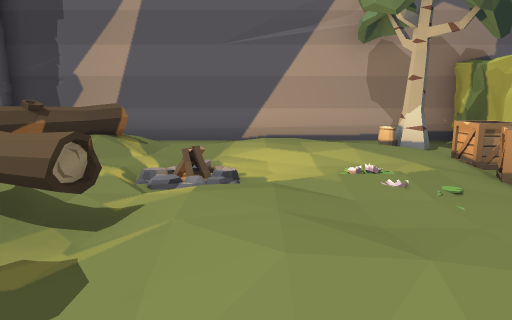
view 1 (above)

24 first-person views from a walk through a Unity game level. The camera is 1.2 m above the floor, tilts 10° down and sees 70° across. The floor is counted in squares, 1 m on a side. Each view is taken from the middle of a square. On the plan, view 1 faces up. The plan holds only what a view shows up to about 15 squares ahead; the rest is blank. The place goes on beyond the plan. The player character is not drawn.

view 2
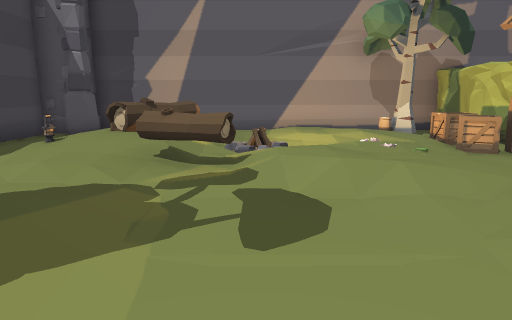

view 3
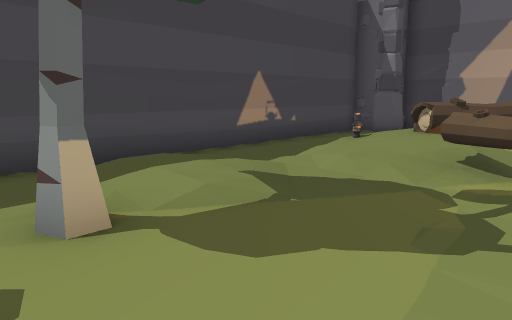

view 4
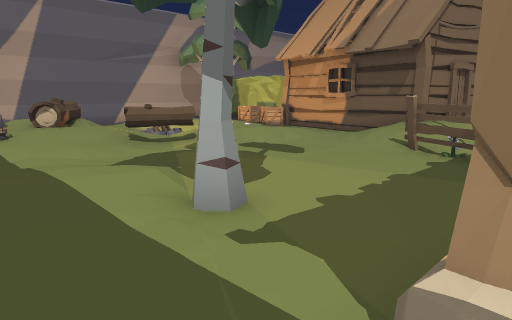

view 5
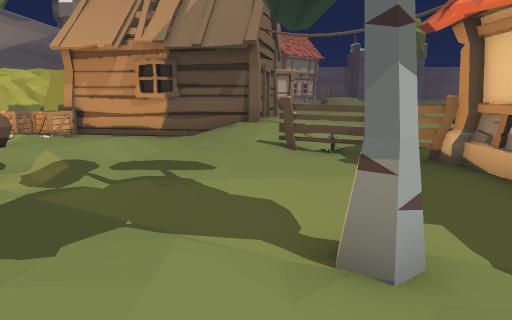

view 6
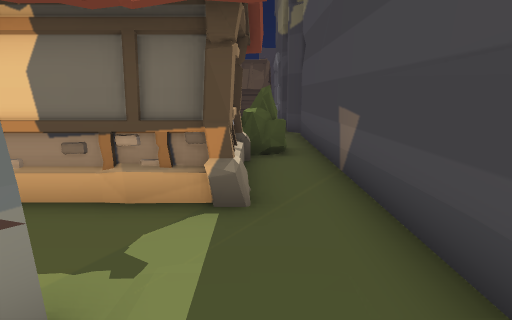

view 7
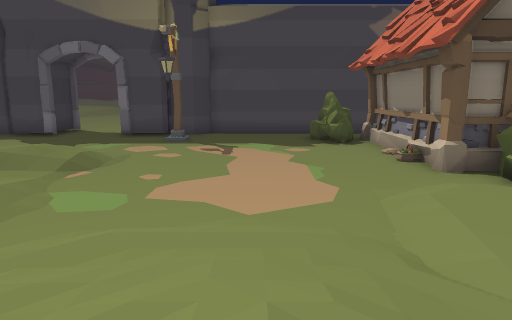

view 8
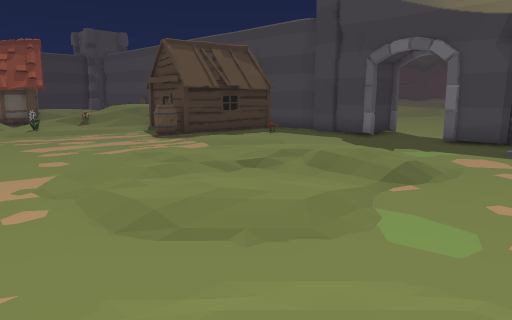

view 9
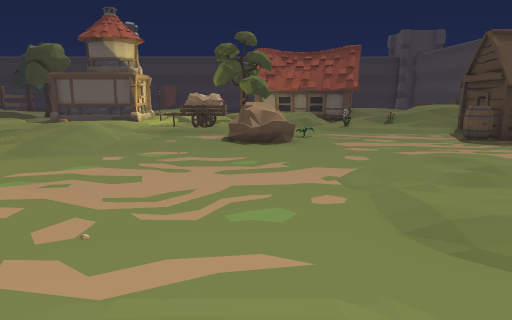

view 10
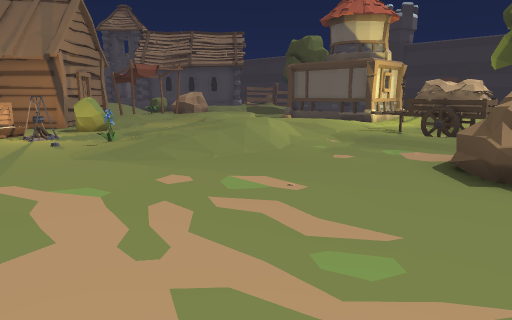

view 11
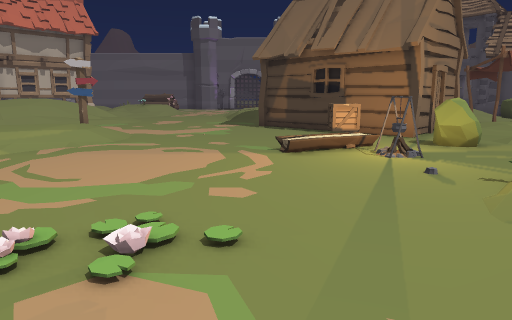

view 12
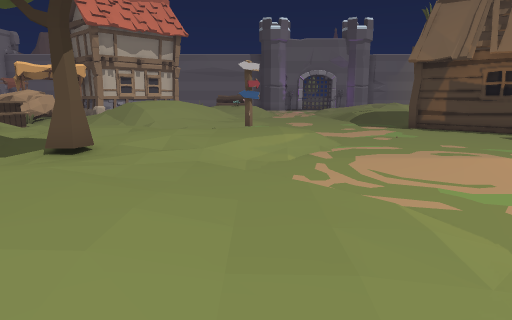

view 13
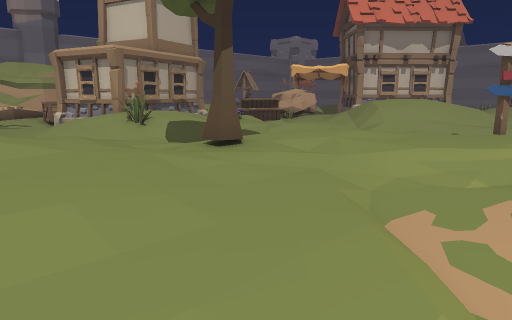

view 14
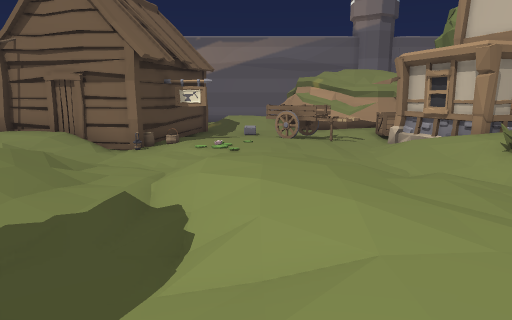

view 15
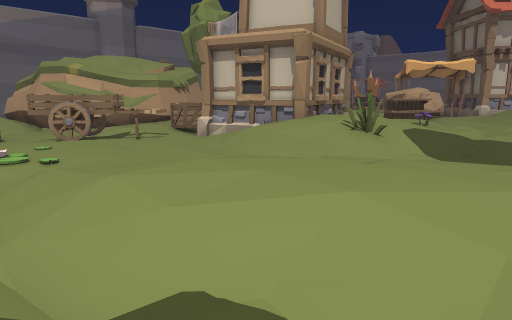

view 16
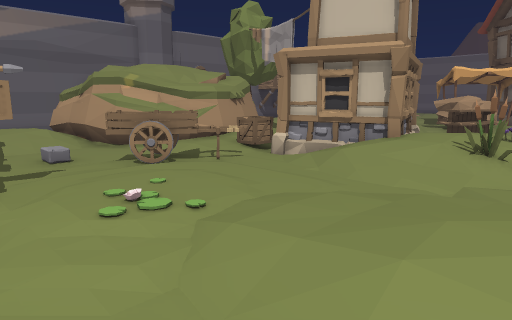

view 17
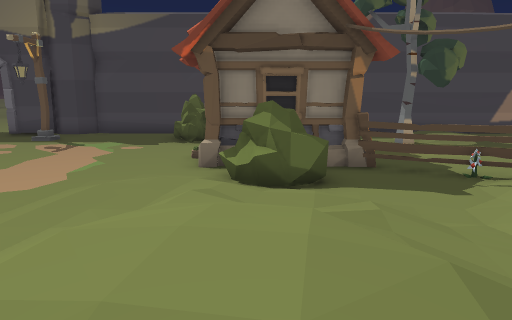

view 18
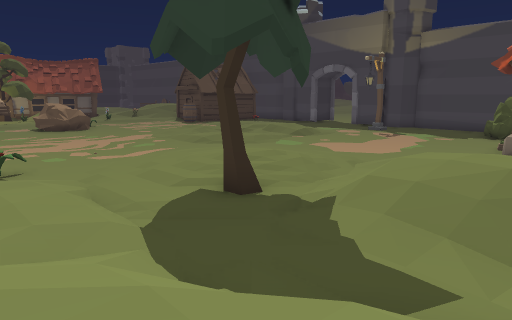

view 19
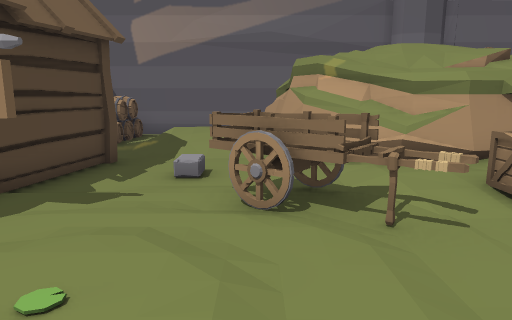

view 20
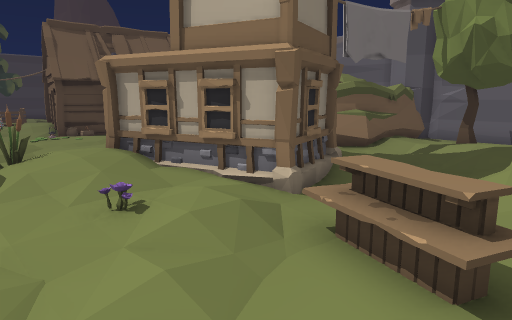

view 21
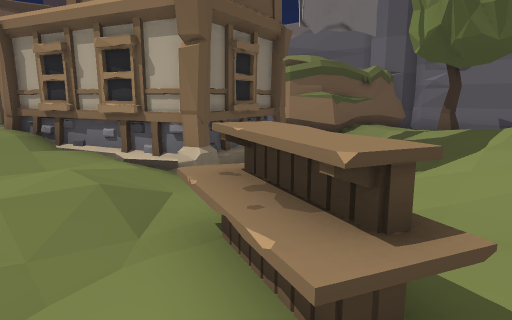

view 22
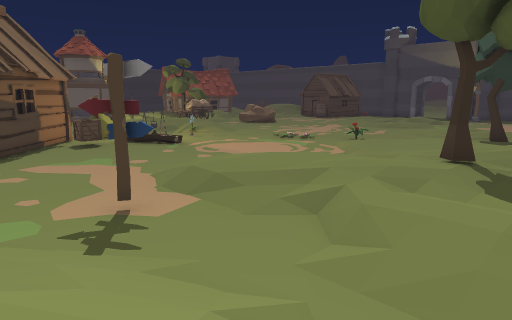

view 23
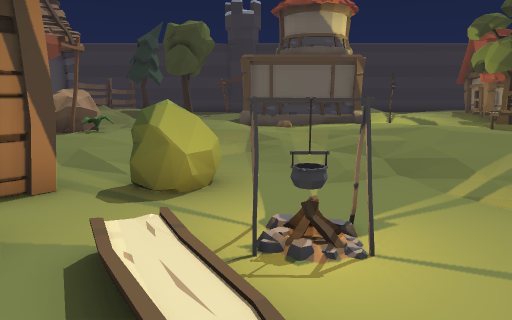

view 24
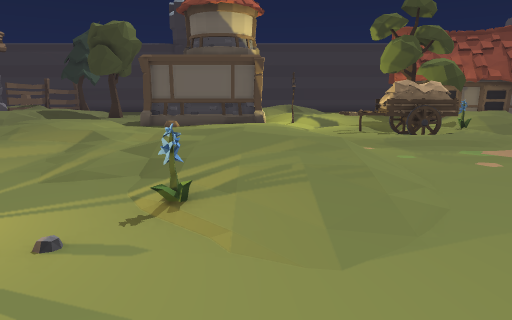

### Floor plan
Key: @ floor where view 1 was taken; # wall or solid block; . main floor; : floor 0.25 m higher than the main floor; + floor 0.5 m higher than the main floor; * floor 0.75 m higher than the main floor; % floor 1 m higher than the main floor; / step, stairs or slope; O other object.
Columns run from 8 left of view 1 to 25 right of it. Each row starts with its distance up from view 1.
 12                           O
 11                           O
 10  #############O#######    O####
  9 ###  /../: ..OO O          O
  8 #.   /..:: O.O  O   OOOO   O.
  7 #. /+//./:::OO  O/++ O O  OO:O
  6 #. :O///..::OO  .//+/OOOOOOO::++
  5 #./:O://../OOOO  .///OOOOOOO/:+/
  4 #..::O./::/.OOOOOO...OOOOOOO.://
  3 #.../OOO:::.O   O..O..OOOOO:://+*
  2 #....../::/.O   O...O./::   / ///
  1 #.:.........O   O..OOO/OO   O  //
  0 #/::/...@.//O   OO::OOOOO   O. //
 -1 #.:......./OOOOOO:::::O.#   O. //
 -2 #..OO....O//++/.O:::::./O #OOOOO..
 -3 #........O.///:..//:::.+OOO+://OOO
 -4 #.......#.../::/.:::/.:/***/:+/.O.
 -5 #.#######...////:./+:/./O+//O/:...
 -6 #.#    #OOO//////:/++/:.///::/..//
 -7 #.#    #OO////*////+++//..::::..//
 -8 #.#######.:://*//.//+:///:::::.//%
 -9 #OOO......:::////../++/:/::::/.///
-10 #.OO............O.//++:OO+/:/...//
-11 #............//:O./:+::::++//...//
-12 #............:+::./:::://++:/....:
-13 #............::::./::::../++:/OO..
-14 O............:::...:::...//::/...
-15 OO.O..............O........//....
-16  #....///.:......................
-17  #.... +/.::/......./............
-18 ......::/..:/......./............
-19 ......:://::....................O
-20 ##.....:./::............./.....OOO
-21  #.../....//.............//.O.OO O
-22 OO...::/................OO/OOOO
-23 O  ................///O.....OO
-24     ...............//:/...OOOO
-25     OOO......OO..../++:/.....OO
-26      OOO.....OOO.../++://...::OO
-27      O......O O ..../++::/:::: O
-28      O.......  /::..//+::/:::O OO
-29          :..  .:OO:./::::::::/
-30           O. ..OOOO:/:::::++/
-31              /.:..:.:::::/:::/OOO
-32             /+O :::.. ::   :::.OO
-33            /+OO    .. :       .OO
-34            /+/ O.///#####O

Positions as (right, up) in squares from view 1, and headings:
1: (0, 0), facing up
2: (-1, -3), facing up
3: (-1, -3), facing up-left
4: (-7, -5), facing up-right
5: (-7, -1), facing right
6: (-6, 0), facing down
7: (7, -12), facing left
8: (6, -13), facing down-left
9: (6, -13), facing down
10: (5, -19), facing down-right
11: (9, -19), facing right
12: (9, -13), facing right
13: (11, -15), facing up-right
14: (11, -12), facing up
15: (9, -9), facing up-right
16: (8, -7), facing up-right
17: (8, -7), facing left
18: (12, -6), facing down-left
19: (12, -4), facing up
20: (25, -7), facing up-left
21: (25, -5), facing up-left
22: (25, -7), facing down-left
23: (17, -19), facing down
24: (13, -19), facing down
